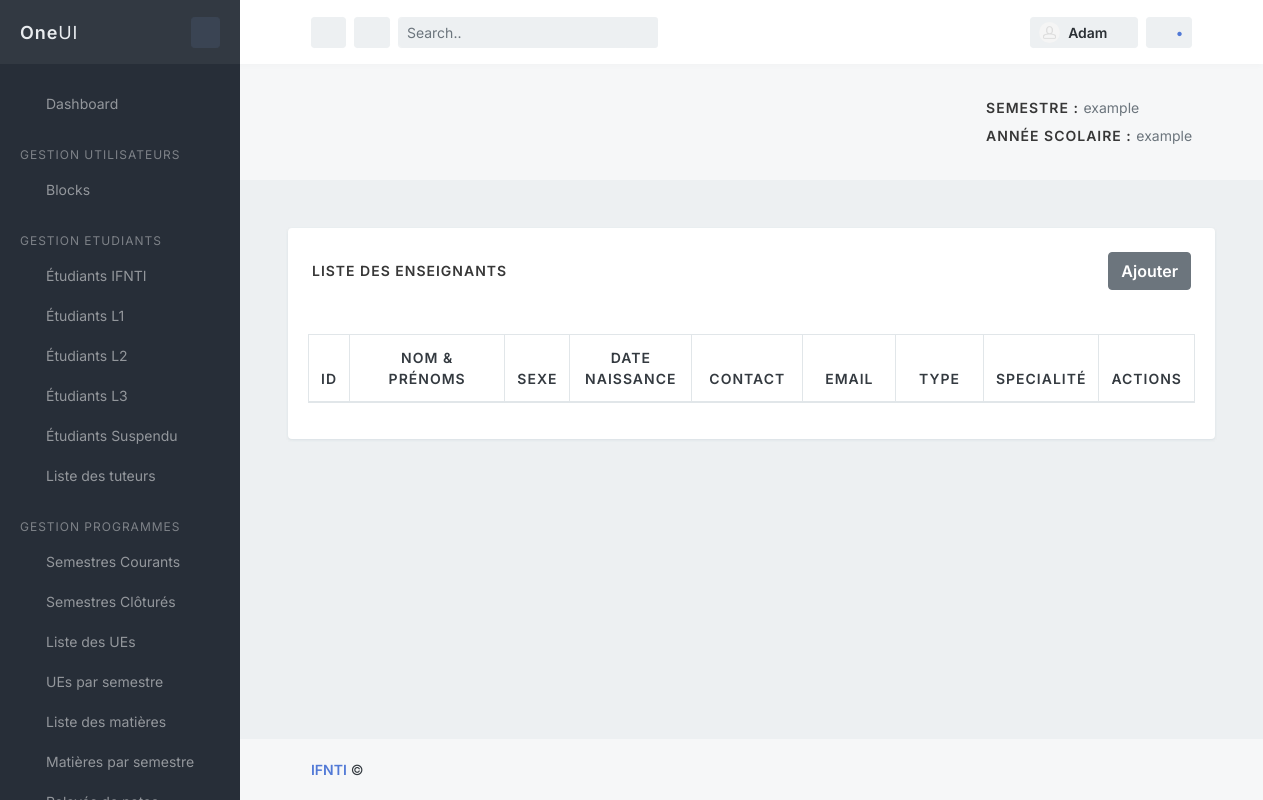
The app's page /main/enseignant_list/, older data.
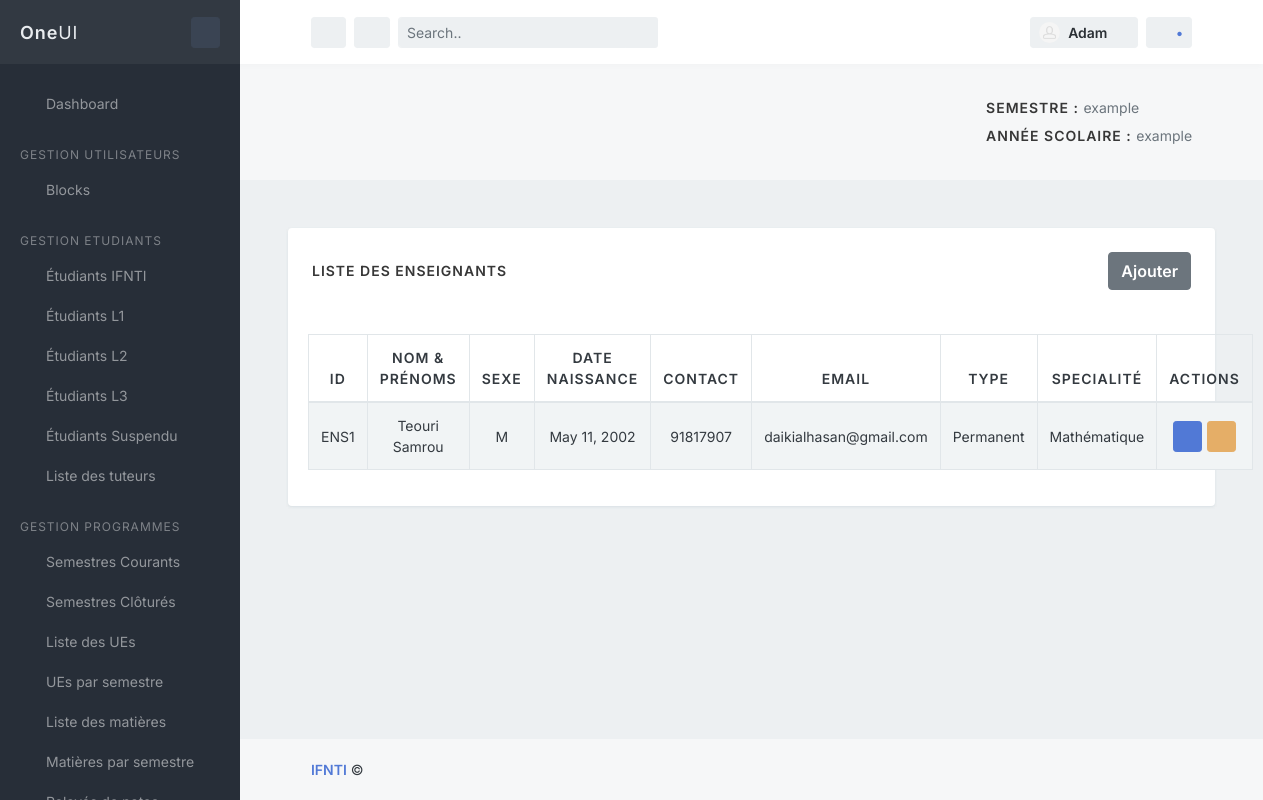
The same page, newer data.
### main/models.py (models this page shows, shortened)
class Personnel(Utilisateur):
    id = models.CharField(primary_key=True, blank=True, max_length=12)
    salaireBrut = models.DecimalField(max_digits=10, decimal_places=2,  verbose_name="Salaire Brut")
    dernierdiplome = models.ImageField(null=True, blank=True, verbose_name="Dernier diplome")
    nbreJrsCongesRestant = models.IntegerField(verbose_name="Nonbre de jours de congé restant")
    nbreJrsConsomme = models.IntegerField(verbose_name="Nonbre de jours consommé")

class Enseignant(Personnel):
    CHOIX_TYPE = (('Vacataire', 'Vacataire'), ('Permanent', 'Permanent'))
    type = models.CharField(null=True,blank=True,max_length=9, choices=CHOIX_TYPE)
    specialite =  models.CharField(max_length=300, verbose_name="Spécialité", blank=True)

class Utilisateur(models.Model):
    SEXE_CHOISE = [
        ('F','Feminin'),
        ('M','Masculin')
    ]
    nom=models.CharField(max_length=50)
    prenom = models.CharField(max_length=50, verbose_name="Prénom")
    sexe = models.CharField(max_length=1, choices=SEXE_CHOISE)
    datenaissance = models.DateField(blank=True,verbose_name="date de naissance",null=True, validators=[MaxValueValidator(limit_value=date(2006, 1,1), message="L'année de naissance doit être inférieure à 2006")])
    lieunaissance = models.CharField(blank=True,max_length=20, verbose_name="lieu de naissance")
    contact = models.CharField(max_length=25)
    email=models.CharField(max_length=50, null=True)
    adresse=models.CharField(max_length=50)
    prefecture=models.CharField(max_length=50, null=True, verbose_name="Préfecture", default='tchaoudjo',blank=True)
    is_active = models.BooleanField(default=True, verbose_name="Actif")
    carte_identity = models.CharField(max_length=50, null=True,  verbose_name="Carte d'identité")
    nationalite = models.CharField(max_length=30, default='Togolaise', verbose_name='Nationalté',blank=True)
    user = models.OneToOneField(settings.AUTH_USER_MODEL, on_delete=models.CASCADE)
    class Meta:
        abstract = True

class Personnel(Utilisateur):
    id = models.CharField(primary_key=True, blank=True, max_length=12)
    salaireBrut = models.DecimalField(max_digits=10, decimal_places=2,  verbose_name="Salaire Brut")
    dernierdiplome = models.ImageField(null=True, blank=True, verbose_name="Dernier diplome")
    nbreJrsCongesRestant = models.IntegerField(verbose_name="Nonbre de jours de congé restant")
    nbreJrsConsomme = models.IntegerField(verbose_name="Nonbre de jours consommé")

### main/views.py (the view)
# urls.py: path('enseignant_list/', views.enseignant_actif, name='enseignant_list'),
def enseignant_actif(request):
    enseignants = Enseignant.objects.filter(is_active=True)
    return render(request, 'enseignants/enseignant_list.html', {'enseignants': enseignants})

### main/templates/enseignants/enseignant_list.html
{% extends '../index.html' %}
{% block content %}
<div class="block block-rounded m-5">
    <div class="block-header p-4">
        <h3 class="block-title">Liste des enseignants</h3>
        <a href="{% url 'main:create_enseignant'%}">
            <button type="button" class="btn btn-secondary float-right" id="dropdown-default-secondary" aria-haspopup="true" aria-expanded="false">
                Ajouter
            </button>
        </a>
    </div>
    <div class="block-content block-content-full">
        <table class="table table-bordered table-striped table-vcenter js-dataTable-full-pagination">
            <thead>
                <tr>
                    <th class="text-center" style="width: 80px;">ID</th>
                    <th class="text-center" style="width: 30%;">Nom & Prénoms</th>
                    <th class="text-center" style="width: 80px;">Sexe</th>
                    <th class="text-center" style="width: 15%;">Date Naissance</th>
                    <th class="text-center" style="width: 15%;">Contact</th>
                    <th class="text-center" style="width: 15%;">Email</th>
                    <th class="text-center" style="width: 15%;">Type</th>
                    <th class="text-center" style="width: 15%;">Specialité</th>
                    <th class="text-center" style="width: 55%;">Actions</th>
                </tr>
            </thead>
            <tbody>
                {% for enseignant in enseignants %}
                <tr>
                    <td class="text-center font-size-sm">{{enseignant.id}}</td>
                    <td class="text-center font-size-sm">{{enseignant.nom}} {{enseignant.prenom}}</td>
                    <td class="text-center font-size-sm">{{enseignant.sexe}}</td>
                    <td class="text-center font-size-sm">{{enseignant.datenaissance}}</td>
                    <td class="text-center font-size-sm">{{enseignant.contact}}</td>
                    <td class="text-center font-size-sm">{{enseignant.email}}</td>
                    <td class="text-center font-size-sm">{{enseignant.type}}</td>
                    <td class="text-center font-size-sm">{{enseignant.specialite}}</td>
                    <td style="text-align: center;">
                        <button type="button" class="bs-modal read-book btn btn-sm btn-primary">
                            <a style="color: blanchedalmond;" href="{% url 'main:enseignant_detail' enseignant.id %}">
                                <span class="fa fa-eye"></span>
                            </a>
                        </button>
                        <button type="button" class="update-book btn btn-sm btn-warning">
                            <a  style="color: blanchedalmond;" href="{% url 'main:edit_enseignant' enseignant.id %}">
                                <span><i class="far fa-edit"></i></span>
                            </a>
                        </button>
                    </td>
                </tr>
                {% endfor%}
            </tbody>
        </table>
    </div>
</div>
{% endblock %}

### templates/index.html (shortened to what this page needs)
{% load static %}
<!DOCTYPE html>
<html lang="en">
<head>
    <link rel="stylesheet" href="{% static  'assets/css/oneui.css' %}">
    <link rel="stylesheet" href="{% static 'assets/js/plugins/datatables/dataTables.bootstrap4.css' %}">
    <link rel="stylesheet" href="{% static 'assets/js/plugins/datatables/buttons-bs4/buttons.bootstrap4.min.css' %}">
    <link rel="stylesheet" id="css-main" href="{% static 'assets/css/oneui.min.css' %}">
</head>
<body>
    <div id="page-container" class="sidebar-o sidebar-dark enable-page-overlay side-scroll page-header-fixed main-content-narrow">
        {% include 'components/sidebar.html' %}
        {% include 'components/header.html' %}
        <main id="main-container">
             <div class="bg-body-light">
                <div class="content content-full">
                    <div class="d-flex flex-column flex-sm-row justify-content-sm-between align-items-sm-center">
                        <h1 class="flex-sm-fill h3 my-2">
                        </h1>
                        <div>
                            <h3 class="block-title">Semestre : <small>example</small></h3>
                            <h3 class="block-title">Année Scolaire : <small>example</small></h3>
                        </div>
                    </div>
                </div>
            </div>
            {% block content %}
            {% endblock content %}
        </main>
        {% include 'components/footer.html'  %}
    </div>
</body>
</html>

### main/templates/components/sidebar.html (shortened to what this page needs)
{% load static %}
<nav id="sidebar" aria-label="Main Navigation">
    <div class="content-header bg-white-5">
        <a class="font-w600 text-dual" href="index.html">
            <span class="smini-hide font-size-h5 tracking-wider">
                One<span class="font-w400">UI</span>
            </span>
        </a>
        <div>
            <div class="dropdown d-inline-block ml-2">
                <a class="btn btn-sm btn-dual" id="sidebar-themes-dropdown" data-toggle="dropdown" aria-haspopup="true" aria-expanded="false" href="#">
                    <i class="si si-drop"></i>
                </a>
            </div>
        </div>
    </div>
    <div class="js-sidebar-scroll">
        <div class="content-side">
            <ul class="nav-main">
                <li class="nav-main-item">
                    <a class="nav-main-link" href="dashboard">
                        <i class="nav-main-link-icon si si-speedometer"></i>
                        <span class="nav-main-link-name">Dashboard</span>
                    </a>
                </li>
                <li class="nav-main-heading">GESTION UTILISATEURS</li>
                <li class="nav-main-item">
                    <a class="nav-main-link nav-main-link-submenu" data-toggle="submenu" aria-haspopup="true" aria-expanded="false" href="#">
                        <i class="nav-main-link-icon si si-energy"></i>
                        <span class="nav-main-link-name">Blocks</span>
                    </a>
                </li>
                <li class="nav-main-heading">GESTION ETUDIANTS</li>
                <li class="nav-main-item">
                    <a class="nav-main-link nav-main-link-name" data-toggle="" aria-haspopup="true" aria-expanded="false" href="{% url 'main:liste_des_etudiants' %}">
                        <span class="nav-main-link-name">Étudiants IFNTI</span>
                    </a>
                </li>
                <li class="nav-main-item">
                    <a class="nav-main-link nav-main-link-submenu" data-toggle="submenu" aria-haspopup="true" aria-expanded="false" href="#">
                        <span class="nav-main-link-name">Étudiants L1</span>
                    </a>
                </li>
                <li class="nav-main-item">
                    <a class="nav-main-link nav-main-link-submenu" data-toggle="submenu" aria-haspopup="true" aria-expanded="false" href="#">
                        <span class="nav-main-link-name">Étudiants L2</span>
                    </a>
                </li>
                <li class="nav-main-item">
                    <a class="nav-main-link nav-main-link-submenu" data-toggle="submenu" aria-haspopup="true" aria-expanded="false" href="#">
                        <span class="nav-main-link-name">Étudiants L3</span>
                    </a>
                </li>
                <li class="nav-main-item">
                    <a class="nav-main-link nav-main-link-name" data-toggle="" aria-haspopup="true" aria-expanded="false" href="{% url 'main:liste_des_etudiants_suspendu' %}">
                        <span class="nav-main-link-name">Étudiants Suspendu</span>
                    </a>
                </li>
                <li class="nav-main-item">
                    <a class="nav-main-link nav-main-link-name" data-toggle="" aria-haspopup="true" aria-expanded="false" href="{% url 'main:liste_des_tuteurs' %}">
                        <span class="nav-main-link-name">Liste des tuteurs</span>
                    </a>
                </li>
                 <li class="nav-main-heading">GESTION PROGRAMMES</li>
                 <li class="nav-main-item">
                    <a class="nav-main-link nav-main-link-name" data-toggle="" aria-haspopup="true" aria-expanded="false" href="{% url 'main:semestres' %}">
                        <span class="nav-main-link-name">Semestres Courants</span>
                    </a>
                </li>
                <li class="nav-main-item">
                    <a class="nav-main-link nav-main-link-name" data-toggle="" aria-haspopup="true" aria-expanded="false" href="{% url 'main:semestres_clotures' %}">
                        <span class="nav-main-link-name">Semestres Clôturés</span>
                    </a>
                </li>
               <li class="nav-main-item">
                    <li class="nav-main-item">
                        <a class="nav-main-link nav-main-link-name" data-toggle="" aria-haspopup="true" aria-expanded="false" href="{% url 'main:liste_des_ues' %}">
                            <span class="nav-main-link-name">Liste des UEs</span>
                        </a>
                    </li>
                </li>
                <li class="nav-main-item">
                    <a class="nav-main-link nav-main-link-submenu" data-toggle="submenu" aria-haspopup="true" aria-expanded="false" href="#">
                        <span class="nav-main-link-name">UEs par semestre</span>
                    </a>
                </li>
                <li class="nav-main-item">
                    <a class="nav-main-link nav-main-link-name" data-toggle="" aria-haspopup="true" aria-expanded="false" href="{% url 'main:liste_des_matieres' %}">
                        <span class="nav-main-link-name">Liste des matières</span>
                    </a>
                </li>
                <li class="nav-main-item">
                    <a class="nav-main-link nav-main-link-submenu" data-toggle="submenu" aria-haspopup="true" aria-expanded="false" href="#">
                        <span class="nav-main-link-name">Matières par semestre</span>
                    </a>
                </li>
                <li class="nav-main-item">
                    <a class="nav-main-link nav-main-link-submenu" data-toggle="submenu" aria-haspopup="true" aria-expanded="false" href="#">
                        <span class="nav-main-link-name">Relevés de notes</span>
                    </a>
                </li>
            </ul>
        </div>
    </div>
</nav>

### main/templates/components/header.html (shortened to what this page needs)
{% load static %}
<header id="page-header">
    <div class="content-header">
        <div class="d-flex align-items-center">
            <button type="button" class="btn btn-sm btn-dual mr-2 d-none d-lg-inline-block" data-toggle="layout" data-action="sidebar_mini_toggle">
                <i class="fa fa-fw fa-ellipsis-v"></i>
            </button>
            <button type="button" class="btn btn-sm btn-dual mr-2" data-toggle="modal" data-target="#one-modal-apps">
                <i class="fa fa-fw fa-cubes"></i>
            </button>
            <form class="d-none d-md-inline-block" action="be_pages_generic_search.html" method="POST">
                <div class="input-group input-group-sm">
                    <input type="text" class="form-control form-control-alt" placeholder="Search.." id="page-header-search-input2" name="page-header-search-input2">
                    <div class="input-group-append">
                        <span class="input-group-text bg-body border-0">
                            <i class="fa fa-fw fa-search"></i>
                        </span>
                    </div>
                </div>
            </form>
        </div>
        <div class="d-flex align-items-center">
            <div class="dropdown d-inline-block ml-2">
                <button type="button" class="btn btn-sm btn-dual d-flex align-items-center" id="page-header-user-dropdown" data-toggle="dropdown" aria-haspopup="true" aria-expanded="false">
                    <img class="rounded-circle" src="{% static 'assets/media/avatars/avatar10.jpg' %}" alt="Header Avatar" style="width: 21px;">
                    <span class="d-none d-sm-inline-block ml-2">Adam</span>
                    <i class="fa fa-fw fa-angle-down d-none d-sm-inline-block ml-1 mt-1"></i>
                </button>
            </div>
            <div class="dropdown d-inline-block ml-2">
                <button type="button" class="btn btn-sm btn-dual" id="page-header-notifications-dropdown" data-toggle="dropdown" aria-haspopup="true" aria-expanded="false">
                    <i class="fa fa-fw fa-bell"></i>
                    <span class="text-primary">•</span>
                </button>
            </div>
        </div>
    </div>
</header>

### main/templates/components/footer.html (shortened to what this page needs)
{% load static %}
<footer id="page-footer" class="bg-body-light">
    <div class="content py-3">
        <div class="row font-size-sm">
            <div class="col-sm-6 order-sm-1 py-1 text-center text-sm-left">
                <a class="font-w600" href="https://1.envato.market/AVD6j" target="_blank">IFNTI</a> &copy;
            </div>
        </div>
    </div>
</footer>

Row changes from the older to the newer data that the page shows:
added Enseignant: id "ENS1", nom "Teouri", prenom "Samrou", sexe "M", datenaissance "May 11, 2002", contact "91817907", email "daikialhasan@gmail.com", type "Permanent", specialite "Mathématique"
